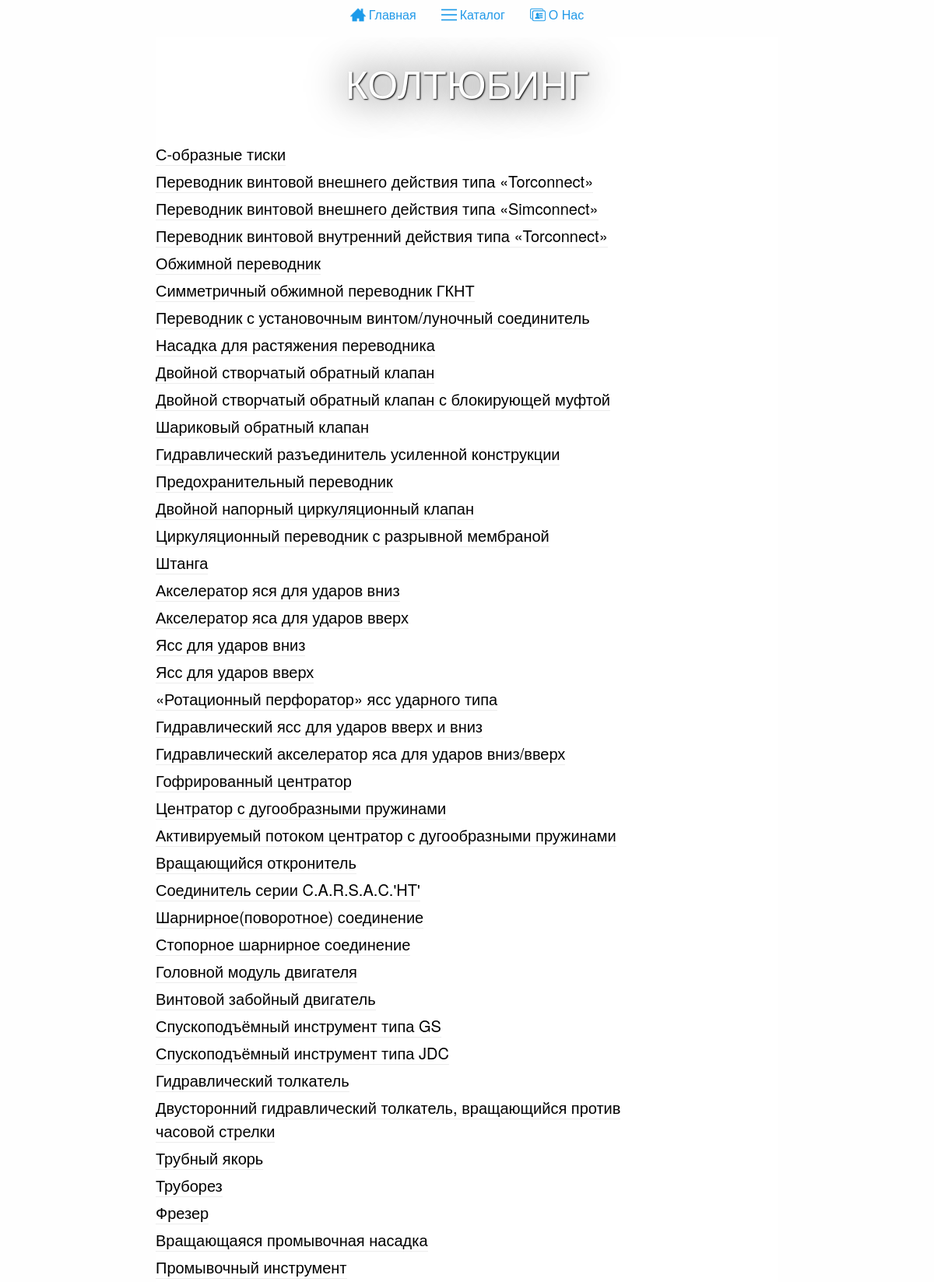
Screenshot of /catalog/2 (upper part) with the database file from the repository.
### main/models.py (models this page shows, shortened)
class Category(models.Model):
	title = models.CharField(max_length=300, unique=True)
	class Meta:
		verbose_name = 'Категория'
		verbose_name_plural = 'Категории'

class Product(models.Model):
	title = models.CharField(max_length=300, verbose_name="Название")
	category = models.ForeignKey(Category)
	desctiption = RedactorField(max_length=3000, verbose_name="Описание")
	text = RedactorField(max_length=3000, verbose_name="Особенности", blank=True)
	image = models.ImageField(upload_to='images/')
	specification_image = models.ImageField(upload_to='images/specifications')
	promoted = models.BooleanField(default=False)
	promoted_name = models.CharField(max_length=300)
	class Meta:
		verbose_name = 'Продукт'
		verbose_name_plural = 'Продукты'
	def __str__(self):
		return '{}'.format(self.title)
	def admin_thumbnail(self):
		return u'<img src="{0}" height="300px"/>'.format(self.image.url)
	admin_thumbnail.short_description = 'Thumbnail'
	admin_thumbnail.allow_tags = True

### main/views.py (the view)
# urls.py: url(r'^catalog/([0-9]+)', product_list, name='product_list'),
def product_list(request, category_id):
	cs = Category.objects.all()
	category = Category.objects.get(id=category_id)
	ps = Product.objects.filter(category__id=category_id)
	return render_to_response('product_list.html', context={'products' : ps,  'category_id':category_id, 'category':category, 'categories':cs})

### templates/product_list.html (shortened to what this page needs)
{% extends 'base.html' %}
{% load static %}
{% block content%}
		<div class="content">
			<main class="main-index">
				<div class="banner banner--second-narrow banner--product-list">
					<h1>{{category.title}}</h1>
				</div>
				<div class="product-list">
					<div class="product-list__list">
						{% for p in products %}
							<div style="margin-bottom: 5px;">
								<a style="border-bottom:1px solid #ececec;" class="product-link" href="{% url 'product' p.id %}" data-image="{{p.image.url}}">{{p}}</a>
								<br/>
							</div>
						{% endfor %}
					</div>
				</div>
			</main>
		</div>
{% endblock %}

### static/css/styles.css (style rules this page uses)
body, html { height: 100%; }
body { font-family: Arimo; margin: 0; padding: 0; background-color: #f1f1f1; }
p, h1,h2,h3,h4,h5,h6,ul,li { margin: 0; padding: 0; }
* { box-sizing: border-box; }
.content { min-height: 100%; }
.header, .main-index, .footer { background-color: #fff; }
.header, .main-index { margin-right: auto; margin-left: auto; }
.main-index { display: block; padding: 5px 0px 10px 0px; overflow: auto; }
.banner { display: block; height: 350px; background-image: url("../img/blacklogo.jpg"); background-size: contain; background-repeat: no-repeat; background-position: right; margin-top: 10px; text-shadow: 1px 1px 2px black, 0 0 1em #000; }
.banner--second-narrow { background-size: cover; background-position: 0 -250px; height:85px; }
.banner--product-list h1 { font-size: 50px; line-height: 85px; color: #fff; text-align: center; text-transform: uppercase; text-shadow: 1px 1px 2px black, 0 0 1em #000; }
.product-list { overflow:hidden; padding-top: 35px; margin-bottom: 80px; }
.product-list__list { width: 75%; font-size: 20px; float: left; }
.product-link { text-decoration: none; color: #000; }

### rows the page displays
Category: title "КОЛТЮБИНГ"
Product: title "С-образные тиски"
Product: title "Переводник винтовой внешнего действия типа «Torconnect»"
Product: title "Переводник винтовой внешнего действия типа «Simconnect»"
Product: title "Переводник винтовой внутренний действия типа «Torconnect»"
Product: title "Обжимной переводник"
Product: title "Симметричный обжимной переводник ГКНТ"
Product: title "Переводник с установочным винтом/луночный соединитель"
Product: title "Насадка для растяжения переводника"
Product: title "Двойной створчатый обратный клапан"
Product: title "Двойной створчатый обратный клапан с блокирующей муфтой"
Product: title "Шариковый обратный клапан"
Product: title "Гидравлический разъединитель усиленной конструкции"
Product: title "Предохранительный переводник"
Product: title "Двойной напорный циркуляционный клапан"
Product: title "Циркуляционный переводник с разрывной мембраной"
Product: title "Штанга"
Product: title "Акселератор яся для ударов вниз"
Product: title "Акселератор яса для ударов вверх"
Product: title "Ясс для ударов вниз"
Product: title "Ясс для ударов вверх"
Product: title "«Ротационный перфоратор» ясс ударного типа"
Product: title "Гидравлический ясс для ударов вверх и вниз"
Product: title "Гидравлический акселератор яса для ударов вниз/вверх"
Product: title "Гофрированный центратор"
Product: title "Центратор с дугообразными пружинами"
Product: title "Активируемый потоком центратор с дугообразными пружинами"
Product: title "Вращающийся откронитель"
Product: title "Соединитель серии C.A.R.S.A.C.'HT'"
Product: title "Шарнирное(поворотное) соединение"
Product: title "Стопорное шарнирное соединение"
Product: title "Головной модуль двигателя"
Product: title "Винтовой забойный двигатель"
Product: title "Спускоподъёмный инструмент типа GS"
Product: title "Спускоподъёмный инструмент типа JDC"
Product: title "Гидравлический толкатель"
Product: title "Двусторонний гидравлический толкатель, вращающийся против часовой стрелки"
Product: title "Трубный якорь"
Product: title "Труборез"
Product: title "Фрезер"
Product: title "Вращающаяся промывочная насадка"
Product: title "Промывочный инструмент"
